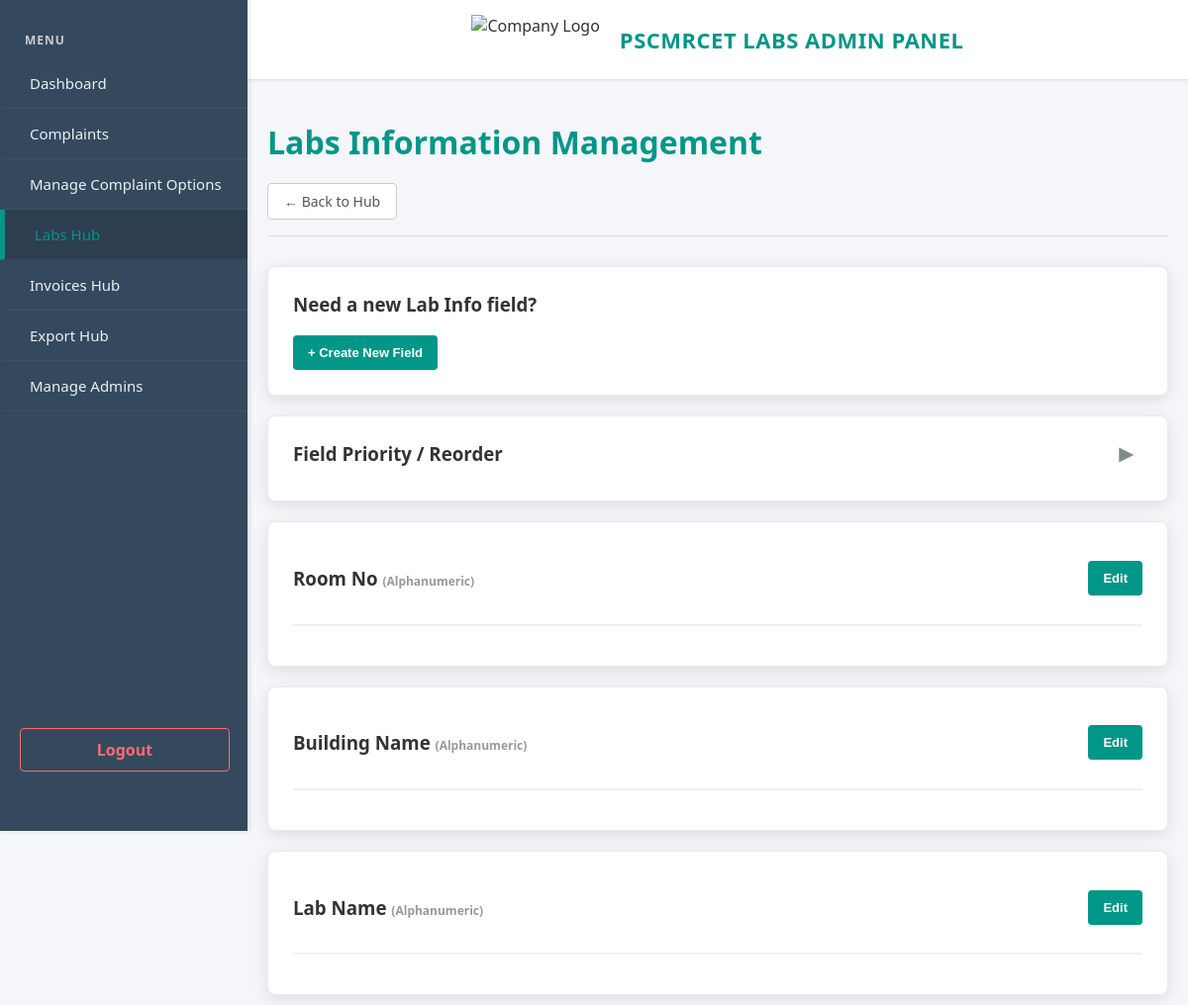
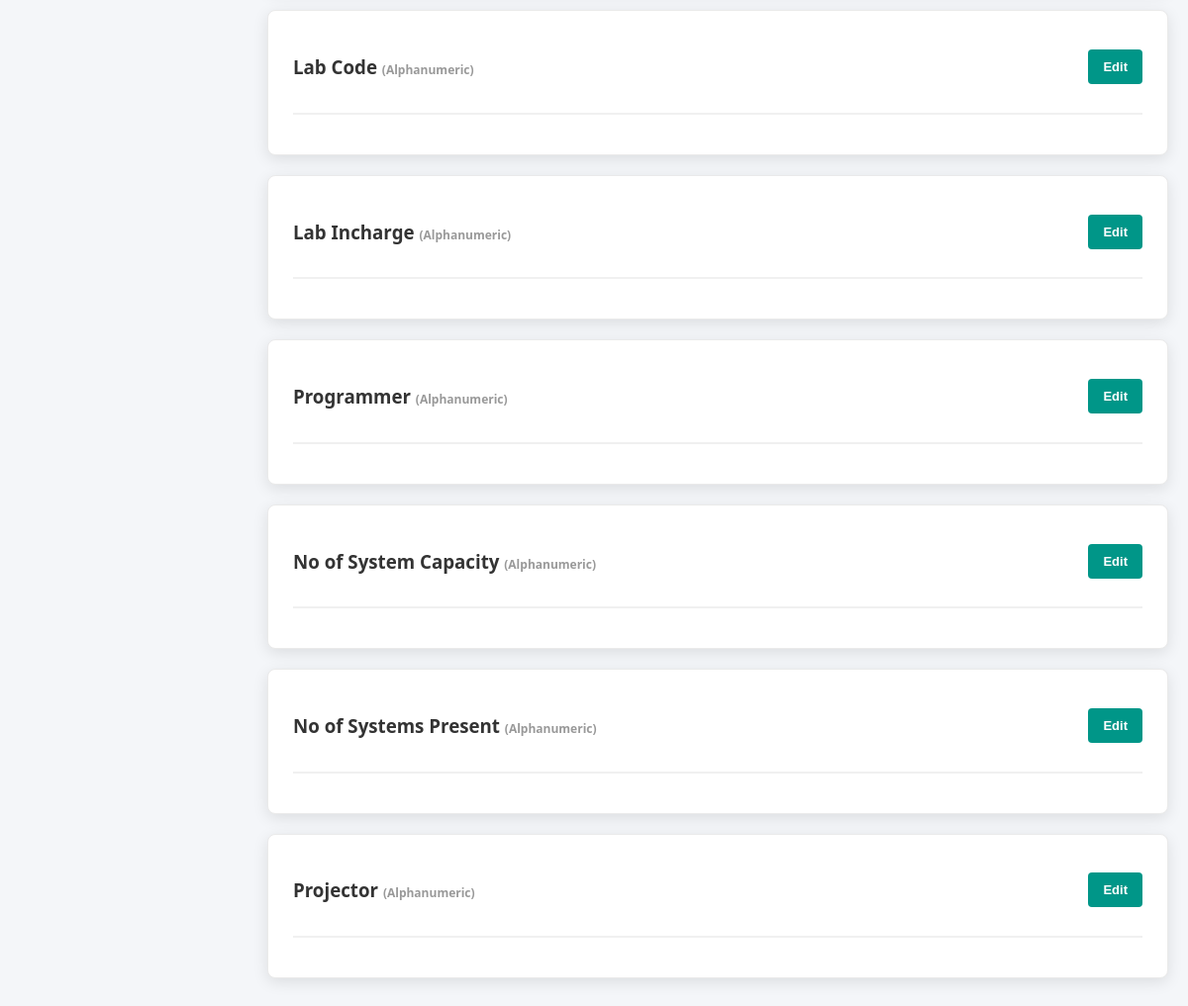
Page /labs_info_manager.php (signed in) on the committed database (2 pictures, top to bottom).
### tables this page shows
CREATE TABLE `labs_sections` (
  `id` int(11) NOT NULL,
  `section_title` varchar(255) NOT NULL,
  `column_name` varchar(255) NOT NULL,
  `input_type` varchar(50) NOT NULL,
  `display_order` int(11) DEFAULT 0
);

### labs_info_manager.php (the view, shortened to what this page needs)
<?php
require 'auth_session.php';
$meta_table = "labs_sections";
include 'header.php';
?>
<h1><strong>Labs Information Management</strong></h1>
<p><a href="labs_hub.php" class="btn-outline">&larr; Back to Hub</a></p>
<hr>
<div class="create-section-box">
    <h3 style="margin-top:0;">Need a new Lab Info field?</h3>
    <button class="btn-toggle" onclick="toggle('new_sec_form_lab')">+ Create New Field</button>
</div>
<div class="priority-box">
    <div style="display:flex; justify-content:space-between; align-items:center; margin-bottom:10px;">
        <h3 style="margin:0;">Field Priority / Reorder</h3>
        <button class="btn-arrow" onclick="toggleList('prio_list_lab', this)">&#9654;</button>
    </div>
        <?php
        $all_secs = [];
        $res = mysqli_query($conn, "SELECT * FROM $meta_table ORDER BY display_order ASC");
        while($row = mysqli_fetch_assoc($res)) { $all_secs[] = $row; }
        foreach($all_secs as $sec) {
            $is_first = ($sec === reset($all_secs));
            $is_last = ($sec === end($all_secs));
        }
        ?>
</div>
<div class="row">
    <?php foreach($all_secs as $sec) {
        $title = $sec['section_title'];
        $sid = $sec['id'];
        $act_id="act_lab_$sid";
    ?>
        <div class="column">
            <div class="header-row">
                <h3><?php echo $title; ?> <span style="font-size:12px; color:#999;">(<?php echo ucfirst($sec['input_type']); ?>)</span></h3>
                <button class="btn-edit-trigger" onclick="toggleFlex('<?php echo $act_id; ?>')">Edit</button>
            </div>
        </div>
    <?php } ?>
</div>
</div>
</body>
</html>

### header.php (style rules this page uses)
:root { --primary: #009688; --primary-dark: #00796b; --bg-body: #f4f6f9; --text-color: #333; --danger: #e74c3c; --success: #27ae60; --card-shadow: 0 4px 15px rgba(0,0,0,0.1); --border-radius: 8px; }
body { font-family: 'Segoe UI', Tahoma, Geneva, Verdana, sans-serif; margin: 0; padding: 0; background-color: var(--bg-body); color: var(--text-color); overflow-x: auto; overflow-y: auto; }
a { text-decoration: none; }
h1 { color: var(--primary); font-weight: 300; margin-bottom: 20px; }
hr { border: 0; height: 1px; background: #ddd; margin-bottom: 30px; }
.column, .priority-box, .create-section-box, .admin-card, .form-card { background: white; padding: 25px; margin-bottom: 20px; border-radius: var(--border-radius); box-shadow: var(--card-shadow); border: 1px solid #eaeaea; width: 100%; box-sizing: border-box; }
button, input[type="submit"], .btn-toggle, .btn-add, .btn-cancel, .btn-delete, .btn-safety-toggle, .btn-edit-trigger, .btn-show { border: none; border-radius: 4px; cursor: pointer; font-size: 13px; font-weight: 600; padding: 10px 15px; transition: background 0.3s; }
.btn-toggle, .btn-add, .btn-edit-trigger { background-color: var(--primary); color: white; }
.btn-arrow { background: none; border: none; font-size: 18px; color: #7f8c8d; padding: 0 10px; cursor: pointer; }
.header-row { display: flex; justify-content: space-between; align-items: center; border-bottom: 2px solid #f0f0f0; padding-bottom: 15px; margin-bottom: 15px; }
.btn-outline { display: inline-block; padding: 8px 16px; border: 1px solid #ccc; background-color: white; color: #555; text-decoration: none; border-radius: 4px; font-size: 14px; font-weight: 500; transition: all 0.3s ease; }

### rows in the picture
labs_sections: section_title "Room No", input_type "Alphanumeric"
labs_sections: section_title "Building Name", input_type "Alphanumeric"
labs_sections: section_title "Lab Name", input_type "Alphanumeric"
labs_sections: section_title "Lab Code", input_type "Alphanumeric"
labs_sections: section_title "Lab Incharge", input_type "Alphanumeric"
labs_sections: section_title "Programmer", input_type "Alphanumeric"
labs_sections: section_title "No of System Capacity", input_type "Alphanumeric"
labs_sections: section_title "No of Systems Present", input_type "Alphanumeric"
labs_sections: section_title "Projector", input_type "Alphanumeric"
